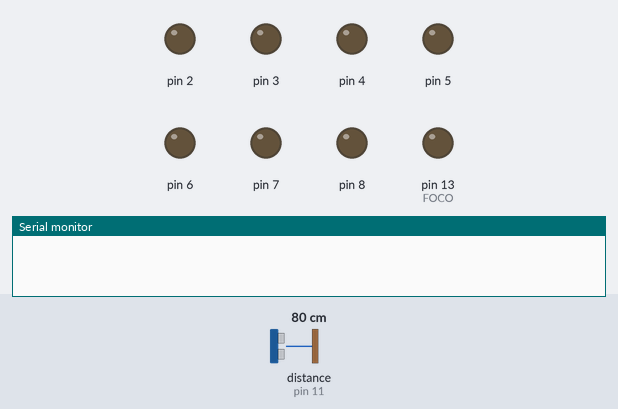
A sketch run on a simulated Arduino Uno, built with avr-gcc and run on an emulated ATmega328P. Shown: output pins drawn as LEDs (lit = HIGH), the last lines printed to the serial monitor. Wiring (inferred from the names in the program): ultrasonic range finder: trigger pin 9; echo pin 11. Dashed ring = blinking. The inputs (shaded band) are chosen by the test bench; at power-on: distance to the obstacle (sensor on pin 11) 80 cm. The echo pulse lasts 58.3 µs per cm; pins used as bus, display or sensor lines are not drawn.

Above: at 1.4 s.
1.5 s: distance to the obstacle (sensor on pin 11) set to 9 cm
3.6 s: distance to the obstacle (sensor on pin 11) set to 6 cm
At 5.1 s:
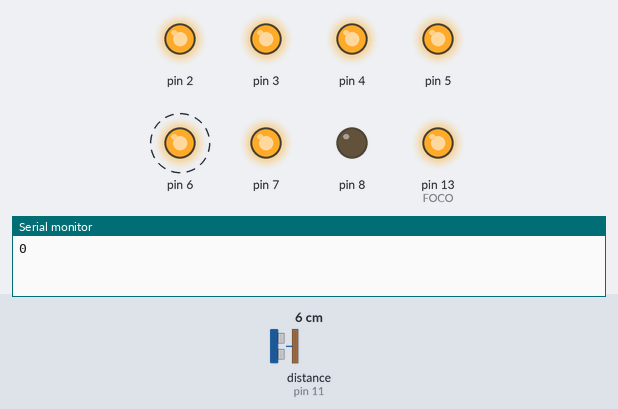
At 6.7 s:
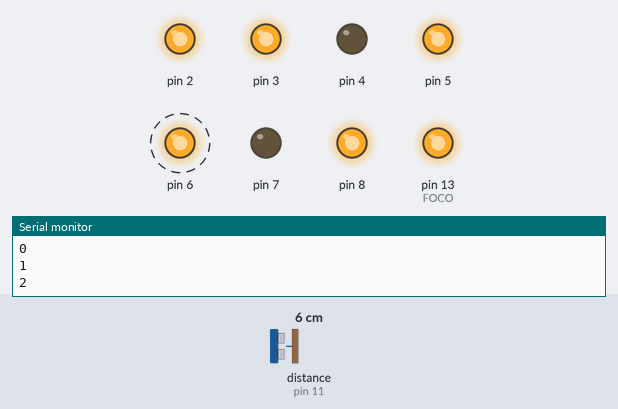
6.8 s: distance to the obstacle (sensor on pin 11) set to 4 cm
10.0 s: distance to the obstacle (sensor on pin 11) set to 2 cm
At 11.0 s:
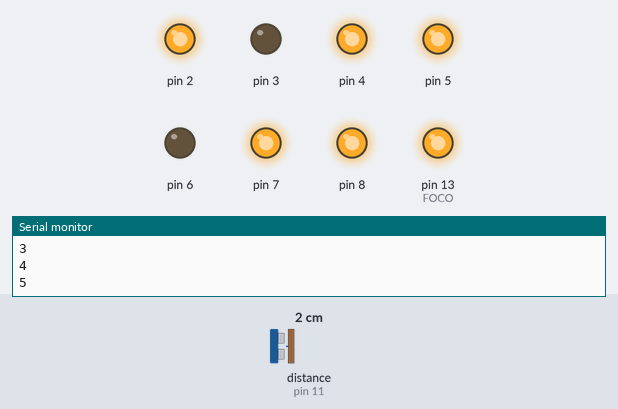
Timing chart, 0 to 12.5 s (numbered marks = the images above; inputs shaded):
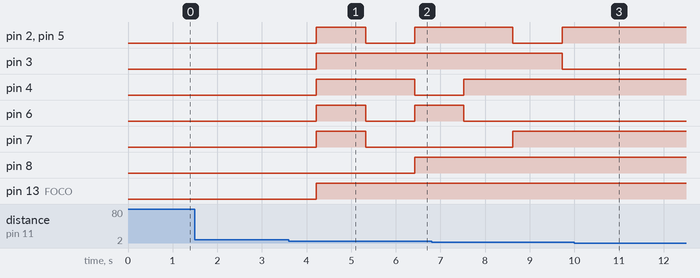

The sketch:

foco.ino
```cpp
/*
Centro Educativo Tecnico Kinal
Electronica
Grado: Quinto
Curso: Taller de Electronica Digital
Blumno: Josué David Padilla Morataya
Seccion: A
Carne: 2022074
*/
#define TRIGGER 9
#define ECO 11
#define FOCO 13
long dis;
int personas = -1;

void setup() {
  Serial.begin(9600);
  for(int i = 2; i <=8; i++){
    pinMode(i,OUTPUT);
  }
  pinMode(TRIGGER, OUTPUT);
  pinMode(ECO, INPUT);
  pinMode(FOCO, OUTPUT);
  digitalWrite(TRIGGER, LOW);
}
void loop(){
  Medicion();
  personas_maximas();
}
int Medicion(){
  long Time;
  digitalWrite(TRIGGER, HIGH);
  delayMicroseconds(10);
  digitalWrite(TRIGGER, LOW);
  Time = pulseIn(ECO, HIGH);
  dis = Time/58;
  delay(600);
  return dis;
}
void personas_maximas(){
  if(dis >= 2 && dis <=6){
    personas = personas + 1;
    Serial.println(personas);
        switch(personas){
        case 0:
        digitalWrite(FOCO, HIGH);
      digitalWrite(2, HIGH);
    digitalWrite(3, HIGH);
    digitalWrite(4, HIGH);
    digitalWrite(5, HIGH);
    digitalWrite(6, HIGH);
    digitalWrite(7, HIGH);
    digitalWrite(8, LOW);
    delay(500);

      break;
    case 1:
    digitalWrite(FOCO, HIGH);
      digitalWrite(2, LOW);
    digitalWrite(3, HIGH);
    digitalWrite(4, HIGH);
    digitalWrite(5, LOW);
    digitalWrite(6, LOW);
    digitalWrite(7, LOW);
    digitalWrite(8, LOW);
    delay(500);
    break;
    case 2:
    digitalWrite(FOCO, HIGH);
      digitalWrite(2, HIGH);
    digitalWrite(3, HIGH);
    digitalWrite(4, LOW);
    digitalWrite(5, HIGH);
    digitalWrite(6, HIGH);
    digitalWrite(7, LOW);
    digitalWrite(8, HIGH);
      delay(500);
      break;
    case 3:
    digitalWrite(FOCO, HIGH);
     digitalWrite(2, HIGH);
    digitalWrite(3, HIGH);
    digitalWrite(4, HIGH);
    digitalWrite(5, HIGH);
    digitalWrite(6, LOW);
    digitalWrite(7, LOW);
    digitalWrite(8, HIGH);
  delay(500);
  break;
    case 4:
    digitalWrite(FOCO, HIGH);
      digitalWrite(2, LOW);
    digitalWrite(3, HIGH);
    digitalWrite(4, HIGH);
    digitalWrite(5, LOW);
    digitalWrite(6, LOW);
    digitalWrite(7, HIGH);
    digitalWrite(8, HIGH);
     delay(500);
     break;
    case 5:

    digitalWrite(FOCO, HIGH);
      digitalWrite(2, HIGH);
    digitalWrite(3, LOW);
    digitalWrite(4, HIGH);
    digitalWrite(5, HIGH);
    digitalWrite(6, LOW);
    digitalWrite(7, HIGH);
    digitalWrite(8, HIGH);
    delay(500);
     break;
    case 6:
    digitalWrite(FOCO, HIGH);
      digitalWrite(2, HIGH);
    digitalWrite(3, LOW);
    digitalWrite(4, HIGH);
    digitalWrite(5, HIGH);
    digitalWrite(6, HIGH);
    digitalWrite(7, HIGH);
    digitalWrite(8, HIGH);
    delay(500);
    break;
    case 7:
    digitalWrite(FOCO, HIGH);
      digitalWrite(2, HIGH);
    digitalWrite(3, HIGH);
    digitalWrite(4, HIGH);
    digitalWrite(5, LOW);
    digitalWrite(6, LOW);
    digitalWrite(7, LOW);
    digitalWrite(8, LOW);
    delay(500);
    break;
    case 8:

    digitalWrite(FOCO, HIGH);
      digitalWrite(2, HIGH);
    digitalWrite(3, HIGH);
    digitalWrite(4, HIGH);
    digitalWrite(5, HIGH);
    digitalWrite(6, HIGH);
    digitalWrite(7, HIGH);
    digitalWrite(8, HIGH);
    delay(500);
    break;

    case 9:
    digitalWrite(FOCO, HIGH);
      digitalWrite(2, HIGH);
    digitalWrite(3, HIGH);
    digitalWrite(4, HIGH);
    digitalWrite(5, LOW);
    digitalWrite(6, LOW);
    digitalWrite(7, HIGH);
    digitalWrite(8, HIGH);
    delay(500);
break;
case 10:
Serial.println("La cantidad de personas ha alcanzado el Límite");
digitalWrite(FOCO, LOW);
delay(1000);
delay(1000);
delay(1000);
personas = -1;
break;
}
}
}
```

Measured:
- the behaviour switches between 8 and 7 cm on distance to the obstacle (sensor on pin 11) (found by bisection; images 0 and 1)
- the behaviour switches between 3 and 2 cm on distance to the obstacle (sensor on pin 11) (found by bisection; images 2 and 3)
- after the input at 1.5 s, every drawn part: stays the same
- after the input at 3.6 s, pin 2, pin 5, pin 6: LOW → HIGH after 0.62 s, → LOW 1.1 s later, → HIGH 1.1 s later; pin 3, pin 13 (FOCO): LOW → HIGH after 0.62 s; pin 4: LOW → HIGH after 0.62 s, → LOW 2.2 s later; pin 7: LOW → HIGH after 0.62 s, → LOW 1.1 s later; pin 8: LOW → HIGH after 2.8 s
- after the input at 10.0 s, pin 3: stays LOW (without the input it goes to HIGH after 1.9 s); pin 5, pin 7, pin 8: stays HIGH (without the input it goes to LOW after 1.9 s); pin 6: stays LOW (without the input it goes to HIGH after 0.83 s)
